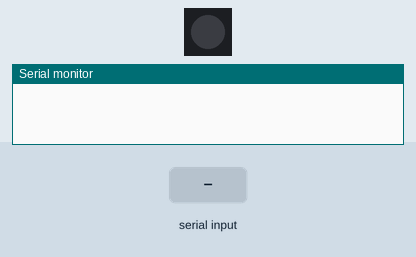
A program run on a simulated ESP32-S3. Shown: 1 RGB LEDs in strip order, left to right, the last lines printed to the serial monitor. The test bench sets the inputs (shaded band). Dim RGB values are drawn brighter than linear.

Above: at 1.2 s.
1.3 s: "90 45\n" received over Serial
At 2.8 s:
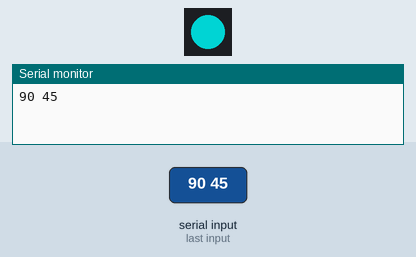
4.3 s: "0\n" received over Serial
Timing chart, 0 to 13.3 s (numbered marks = the images above; inputs shaded):
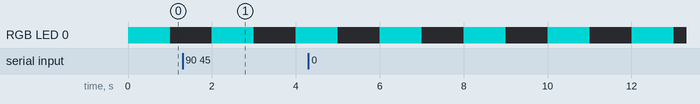

The program:

main.cpp
```cpp
#include <Adafruit_NeoPixel.h>
#include <Arduino.h>
#include <freertos/FreeRTOS.h>
#include <freertos/queue.h>
#include <freertos/task.h>
#include <stdint.h>
#include <stdlib.h>

#define NUM_PIXELS 1
#define DATA_PIN 38

Adafruit_NeoPixel pixels(NUM_PIXELS, DATA_PIN, NEO_GRB + NEO_KHZ800);

#if CONFIG_FREERTOS_UNICORE
static const BaseType_t app_cpu = 0;
#else
static const BaseType_t app_cpu = 1;
#endif

struct blinky_updated
{
  char message[32] = "100 more times!";
  int times_blinked;
};

typedef struct blinky_updated blinky_updated;

QueueHandle_t queue_1;
QueueHandle_t queue_2;

// should be able to read the data from serial monitor.
// if delay xxx
void input_accepter_interval_parser_and_queue1_updated(void *param)
{
	blinky_updated received_struct;
  while (1)
  {
    if (xQueueReceive(queue_2, &received_struct, 0) == pdTRUE)
    {
			Serial.println(received_struct.message);
			Serial.print("Total blinks: ");
			Serial.println(received_struct.times_blinked);
    }

    if (Serial.available() > 0)
    {
      String recieved = Serial.readString();
      recieved.trim();
      char *c_recieved = (char *) malloc(strlen(recieved.c_str()) + 1);
      strcpy(c_recieved, recieved.c_str()); // from now on, I only work with c_recieved

      char key_word[] = "delay";
      char *key_word_position =
          strstr(c_recieved, key_word); // search for that word inside the user input

      if (key_word_position != NULL)
      { // if the keyword 'delay' exists
        int position =
            (int) (key_word_position - c_recieved); // get the index of the keyword 'delay'
        if (position == 0 && *(c_recieved + strlen(key_word)) == ' ')
        {

          // we are seeing if the keyword appears at the beginning and if there
          // is a space after the keyword itself
          int idx = 0;
          char interval[8]; // array to store the word after space + keyword
          memset(interval, 0, sizeof(interval));
          // after the space, dump the next substring until the next space
          // inside the interval array
          while (*(c_recieved + strlen(key_word) + idx + 1) != '\0' &&
                 *(c_recieved + strlen(key_word) + idx + 1) != ' ')
          {
            interval[idx] = *(c_recieved + strlen(key_word) + idx + 1);
            // Serial.println(idx);
            idx++;
          }
          if (idx != 0)
          { // means if while loop has been used

            char *endptr = NULL; // I can check later if the conversion was
                                 // sucessfull all the way
            int interval_d = (int) strtol(interval,
                                          &endptr,
                                          10); // converting the parsed interval into a number
            // Serial.print("unfiltered parse: ");
            // Serial.println(interval_d);

            if (*endptr == '\0')
            { // if the conversion was successful (full conversion)

              xQueueSend(queue_1, &interval_d,
                         0); // put the item inside the queue
							free(c_recieved);
              Serial.println("Alhamdulillah!");
            }
            else
            {
              Serial.println("plase enter a valid interval rate. Ex: delay 100");
            }
          }
        }
        else
        {
          Serial.println("keyword delay does not occur at the beginning of the "
                         "word, or does not have space after it");
        }
      }
      else
      {
        Serial.println(c_recieved);
				free(c_recieved);
      }
    }
  }
}

void interval_setter_queue2_updater(void *param)
{
  int received_interval = 1000; // initially
	int blinked_times = 0;
	blinky_updated send_struct;
  while (1)
  {
    if (xQueueReceive(queue_1, &received_interval, 0) == pdTRUE)
    {
      Serial.print("Updated interval rate: ");
      Serial.println(received_interval);
    }

		pixels.setPixelColor(0, pixels.Color(0, 128, 128));
    pixels.show();
    vTaskDelay(pdMS_TO_TICKS(received_interval));

    pixels.setPixelColor(0, pixels.Color(0, 0, 0));
    pixels.show();
    vTaskDelay(pdMS_TO_TICKS(received_interval));

		blinked_times = blinked_times + 1;

		if ((blinked_times % 100) == 0){
			// Serial.println("sent the struct");
			send_struct.times_blinked = blinked_times;
			xQueueSend(queue_2, &send_struct, portMAX_DELAY);
		}

  }
}

void setup()
{
  Serial.begin(9600);
  pixels.begin();
  pixels.setPixelColor(0, pixels.Color(255, 0, 0));
  pixels.show();

  queue_1 = xQueueCreate(5, sizeof(int));
  queue_2 = xQueueCreate(5, sizeof(blinky_updated));

  xTaskCreatePinnedToCore(
      input_accepter_interval_parser_and_queue1_updated, "blinker", 4096, NULL, 1, NULL, app_cpu);
  xTaskCreatePinnedToCore(interval_setter_queue2_updater, "blinker", 4096, NULL, 2, NULL, app_cpu);
}

void loop() {}
```
